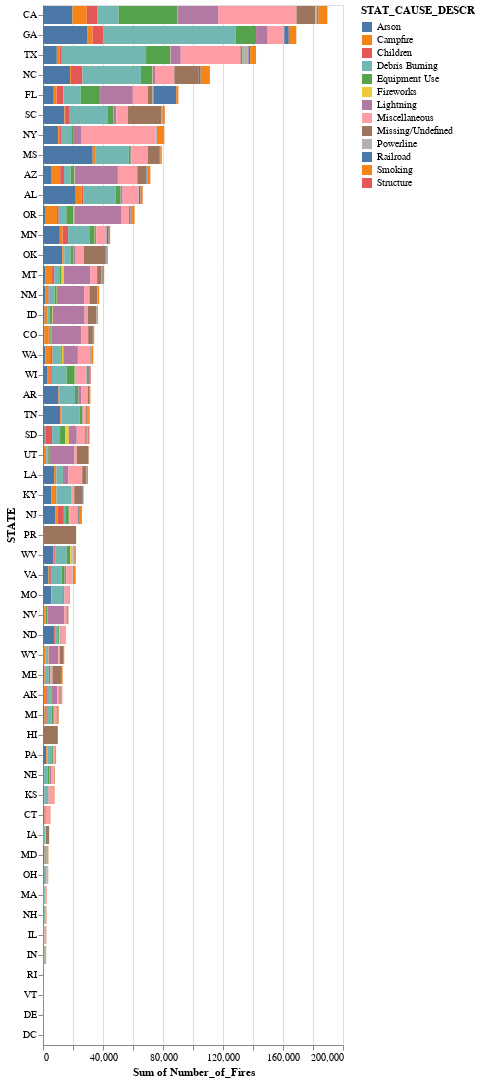

Write notebook code for a chart like this one.
### Markdown cell above
## Fire cause by state

### Code cell
df_viz = df_geo.groupby(['STATE', 'STAT_CAUSE_DESCR']).size().reset_index(name='Number_of_Fires')

chart = alt.Chart(df_viz).mark_bar().encode(
    x='sum(Number_of_Fires):Q',
    y=alt.Y('STATE:N', sort='-x'),
    color='STAT_CAUSE_DESCR:N',
    tooltip=['STATE:N', 'STAT_CAUSE_DESCR:N', 'sum(Number_of_Fires):Q']
).interactive()

chart

### Figure 1 — Vega-Lite specification as saved in the notebook (floating-point values rounded to 4 significant figures; data arrays with more than 128 entries replaced by an {"elided": "..."} marker saying what was removed)
{"config": {"view": {"continuousWidth": 300, "continuousHeight": 300}}, "data": {"name": "data-7ee97d18eb08bd79e910812056539c76"}, "mark": {"type": "bar"}, "encoding": {"color": {"field": "STAT_CAUSE_DESCR", "type": "nominal"}, "tooltip": [{"field": "STATE", "type": "nominal"}, {"field": "STAT_CAUSE_DESCR", "type": "nominal"}, {"aggregate": "sum", "field": "Number_of_Fires", "type": "quantitative"}], "x": {"aggregate": "sum", "field": "Number_of_Fires", "type": "quantitative"}, "y": {"field": "STATE", "sort": "-x", "type": "nominal"}}, "params": [{"name": "param_1", "select": {"type": "interval", "encodings": ["x", "y"]}, "bind": "scales"}], "$schema": "https://vega.github.io/schema/vega-lite/v5.14.1.json", "datasets": {"data-7ee97d18eb08bd79e910812056539c76": {"elided": "650 records"}}}
